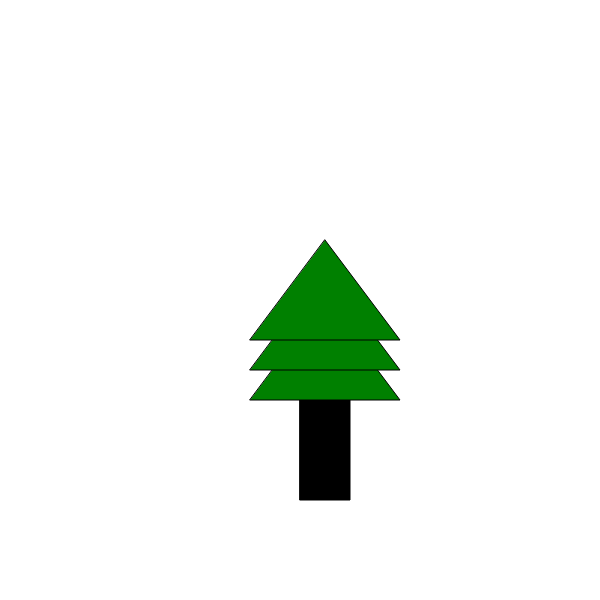
Frame 1 (no input)
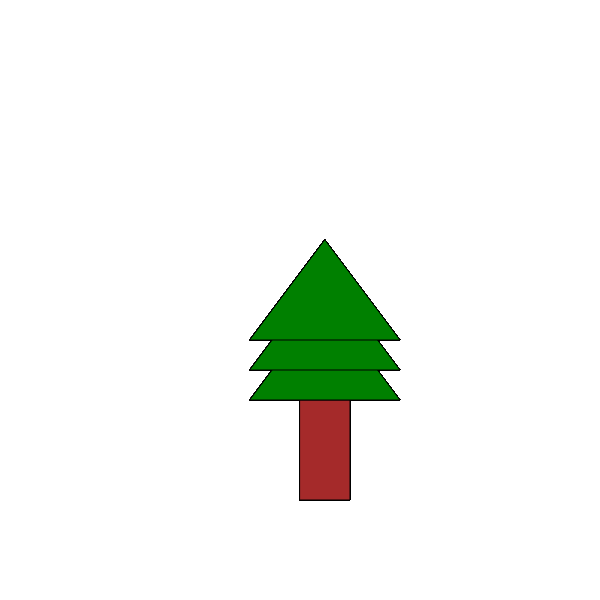
Frame 60 (no input)
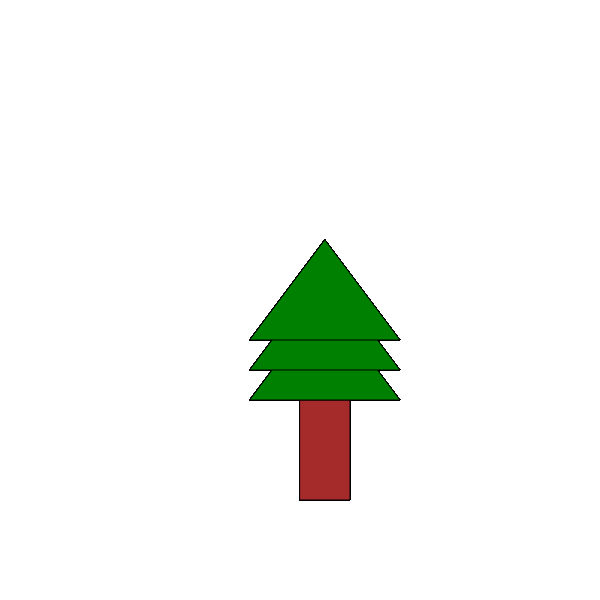
Frame 120 (the mouse pressed at the canvas centre since frame 60)

The p5.js sketch that drew these frames (run headless with seeded random() and noise() and a simulated clock; from frame 60 on, the mouse is pressed at the canvas centre):

// p5.js sketch
// ── sketch.js
let treeTrunk, treeTrunk2, leaves, leaves2, leaves3;
function setup() {
  createCanvas(600, 600);
  treeTrunk = new Trunks();
  treeTrunk2 = new Trunks();
  leaves = new Leaves();
  leaves2 = new Leaves();
  leaves2.y -= 30;
  leaves3 = new Leaves();
  leaves3.y -= 60;
  // treeTrunk2.setColor("BLUE");
  // treeTrunk2.x = 300;
}
function draw() {
  //background(220);
  treeTrunk.show();
  treeTrunk.setColor("brown");
  leaves.show();
  leaves2.show();
  leaves3.show();
  //treeTrunk2.show();
}
class Trunks {
  constructor() {
    this.x = width / 2;
    this.y = 400;
    this.w = 50;
    this.h = 100;
    this.color = "Black";
  }
  show() {
    fill(this.color);
    rect(this.x, this.y, this.w, this.h);
  }
  setColor(c) { 
    this.color = c;
  }
}
class Leaves {
  constructor() {
    this.x = treeTrunk.x;
    this.y = 400;
    this.w = 100;
    this.c = this.x + 25;
  }
  show() {
    fill("green");
    triangle(
      this.x - this.w / 2,
      this.y,
      this.x + this.w,
      this.y,
      this.x + 25,
      this.y - 100
    );
  }
}
